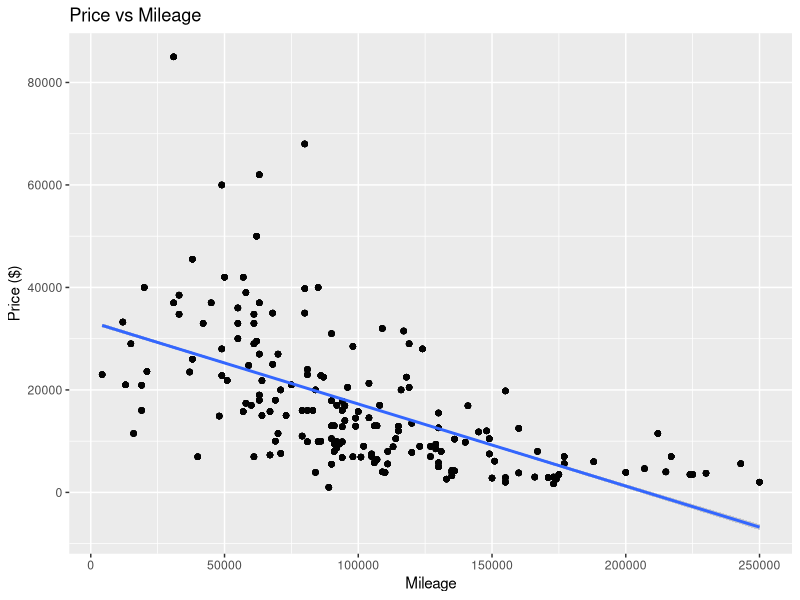
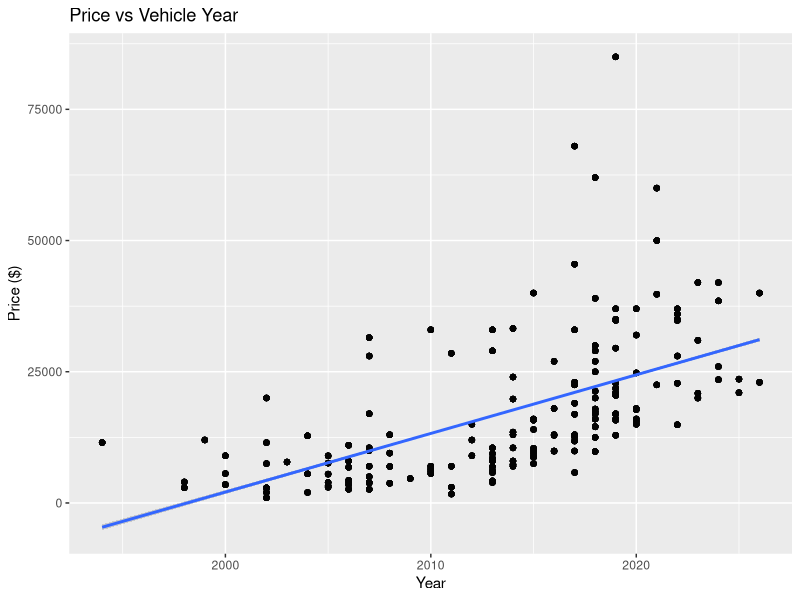
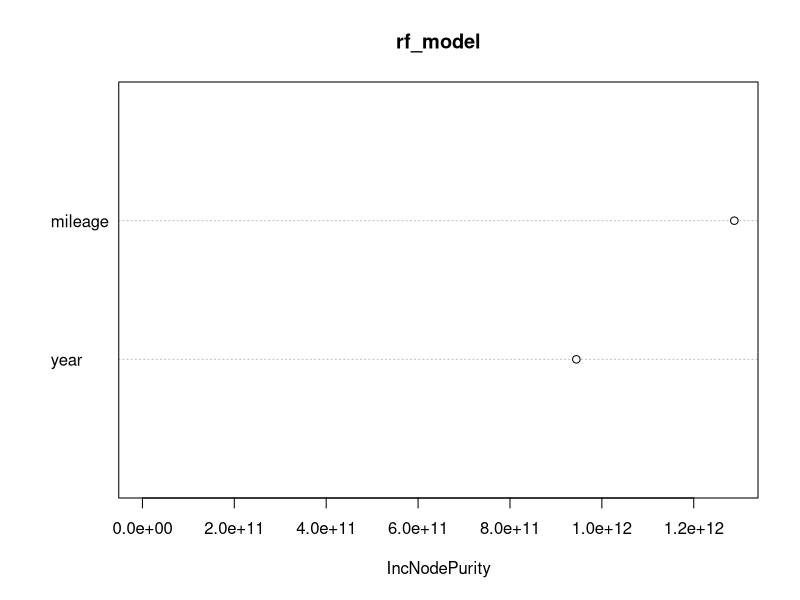

Write the R code that produced these figures, in order.
## ---- chunk 1
knitr::opts_chunk$set(echo = TRUE)
## ---- chunk 2

library(tidyverse)
library(ggplot2)
library(randomForest)



cars <- read_csv("data/craigslist_cars_sample.csv")
glimpse(cars)
## ---- chunk 3
cars_clean <- cars %>%
  mutate(
    mileage = str_remove_all(mileage, "mi"),
    mileage = str_remove_all(mileage, ","),
    mileage = str_trim(mileage),

    mileage = case_when(
      str_detect(mileage, "k") ~
        as.numeric(str_remove(mileage, "k")) * 1000,
      TRUE ~ as.numeric(mileage)
    )
  ) %>%
  filter(
    !is.na(price),
    !is.na(year),
    !is.na(mileage)
  )

glimpse(cars_clean)

summary(cars_clean$mileage)

summary(cars_clean$price)



summary(cars_clean$year)

## ---- chunk 4

cars_model <- cars_clean %>%
  filter(
    year >= 1990,
    year <= 2026,
    price >= 1000,
    price <= 100000,
    mileage <= 250000
  )

nrow(cars_model)
## ---- chunk 5

summary(cars_model)
## ---- chunk 6

ggplot(cars_model,
       aes(x = mileage,
           y = price)) +
  geom_point(alpha = 0.15) +
  geom_smooth(method = "lm") +
  labs(
    title = "Price vs Mileage",
    x = "Mileage",
    y = "Price ($)"
  )
## ---- chunk 7

ggplot(cars_model,
       aes(x = year,
           y = price)) +
  geom_point(alpha = 0.15) +
  geom_smooth(method = "lm") +
  labs(
    title = "Price vs Vehicle Year",
    x = "Year",
    y = "Price ($)"
  )
## ---- chunk 8
model1 <- lm(price ~ mileage + year,
             data = cars_model)

summary(model1)
## ---- chunk 9
library(randomForest)



## ---- chunk 10
set.seed(123)

rf_model <- randomForest(
  price ~ mileage + year,
  data = cars_model,
  ntree = 500
)

rf_model
## ---- chunk 11

importance(rf_model)

varImpPlot(rf_model)
